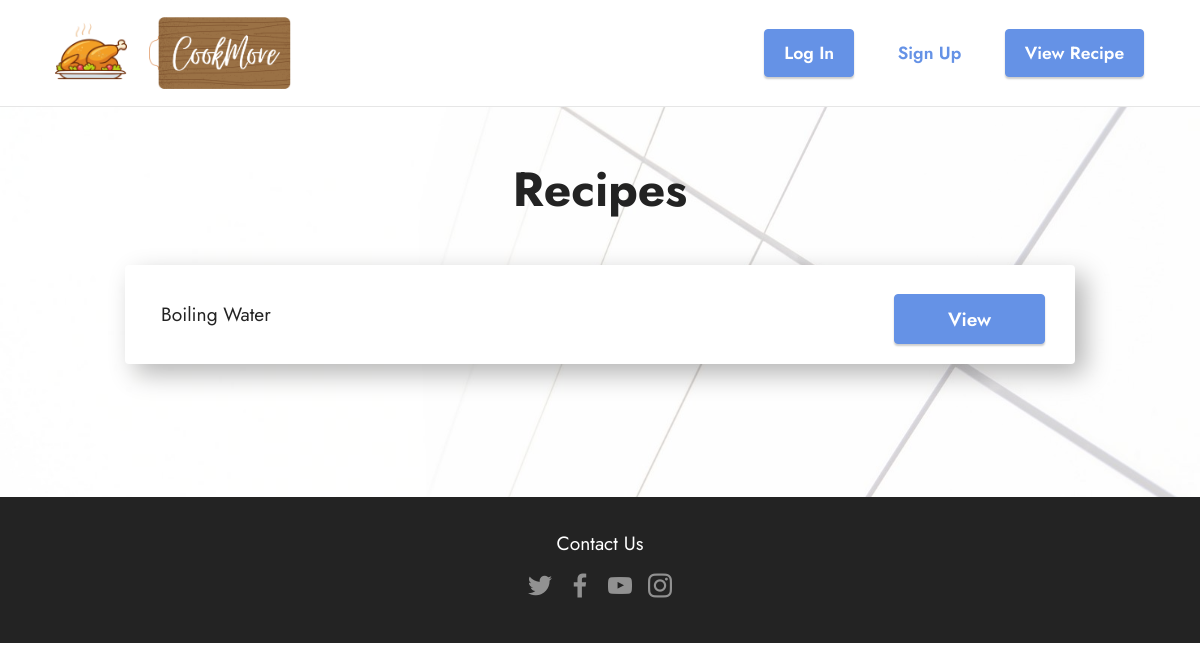
Page /recipes/ on the earlier database version.
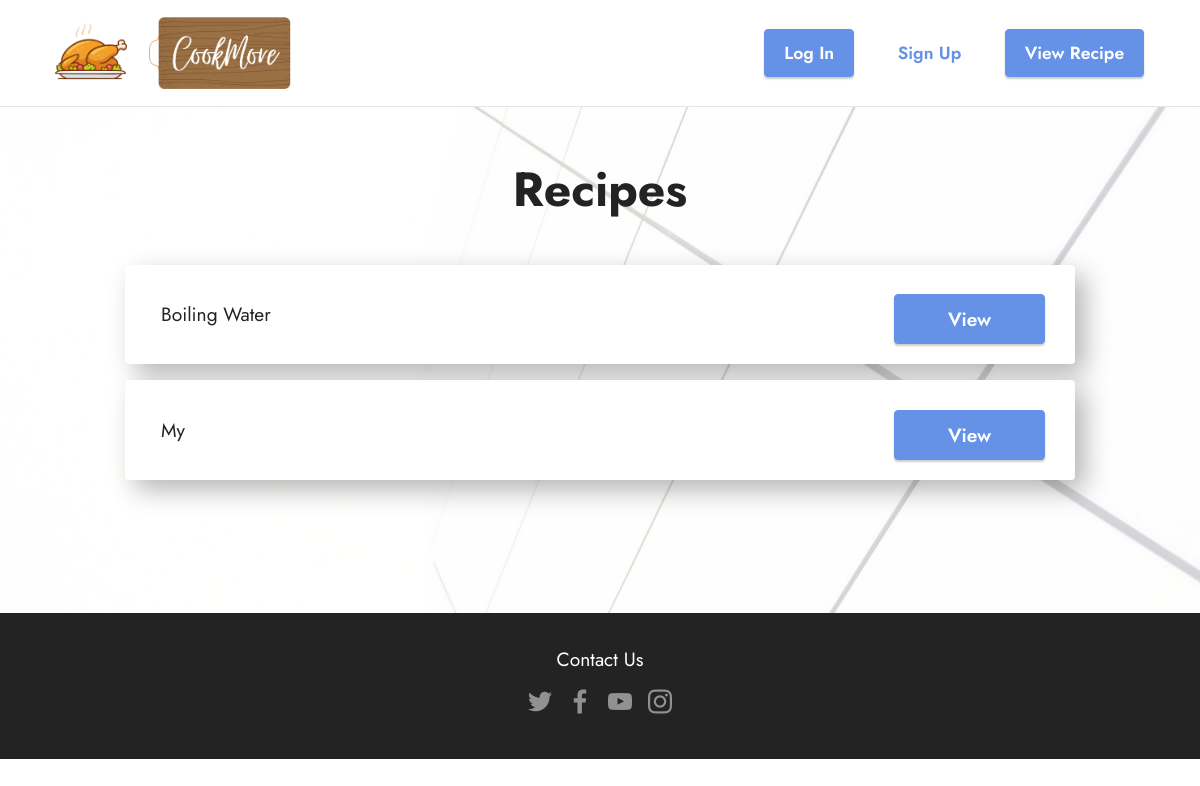
Same page on the later database version.
### recipe/models.py (models this page shows)
class Recipe(models.Model):
    recipe_name = models.CharField(max_length=255)
    recipe_steps = models.CharField(max_length=255)
    recipe_prep_time = models.DurationField()
    recipe_cook_time = models.DurationField()
    recipe_servings = models.IntegerField()
    recipe_image = models.FileField(upload_to='images')
    recipe_ingredient = models.ManyToManyField('Ingredient')
    recipe_favourites = models.ManyToManyField(settings.AUTH_USER_MODEL, blank=True)
    recipe_chef = models.ForeignKey(settings.AUTH_USER_MODEL, on_delete=models.CASCADE, related_name='creater')
    def __str__(self):
        return self.recipe_name

### recipe/views.py (the view)
# urls.py: path('recipes/', views.view_recipes, name="view-recipes"),
def view_recipes(request):
    recipes = Recipe.objects.all()
    context = { 'recipes' : recipes }
    return render(request, "recipe/view_recipes.html", context=context)

### recipe/templates/recipe/view_recipes.html (shortened to what this page needs)
{% load static %}
{% include 'header.html' %}
<section class=" cid-sot7C68He7" id="form7-w">
    <div class="container">
        <div class="mbr-section-head">
            <h3 class="mbr-section-title mbr-fonts-style align-center mb-0 display-2">
                <strong>Recipes</strong></h3>
        </div>
        <div class="row justify-content-center mt-4">
            <ul class="col-sm-10" style="list-style-type:none;">
                {% for recipe in recipes %}
                    <li class="my-3">
                        <div class="card">
                            <div class="card-body row d-flex align-items-center" style="
                            background-color: #fff;
                            background-clip: border-box;
                            border-radius: .25rem;
                            box-shadow: 10px 10px 26px 0px rgba(0,0,0,0.29);
                        ">
                                <p class="mbr-section-title mbr-fonts-style mb-0 display-7 col">
                                    {{recipe}}
                                </p>
                                <a href="{% url 'recipe-details' recipe.id %}" class="col-sm-2 mbr-fonts-style mb-0 display-7 btn btn-primary">View</a>
                            </div>
                        </div>
                    </li>
                {% endfor %}
            </ul>
        </div>
    </div>
</section>
{% include 'footer.html' %}

Differences in the rows shown:
added Recipe: recipe_name "My"
